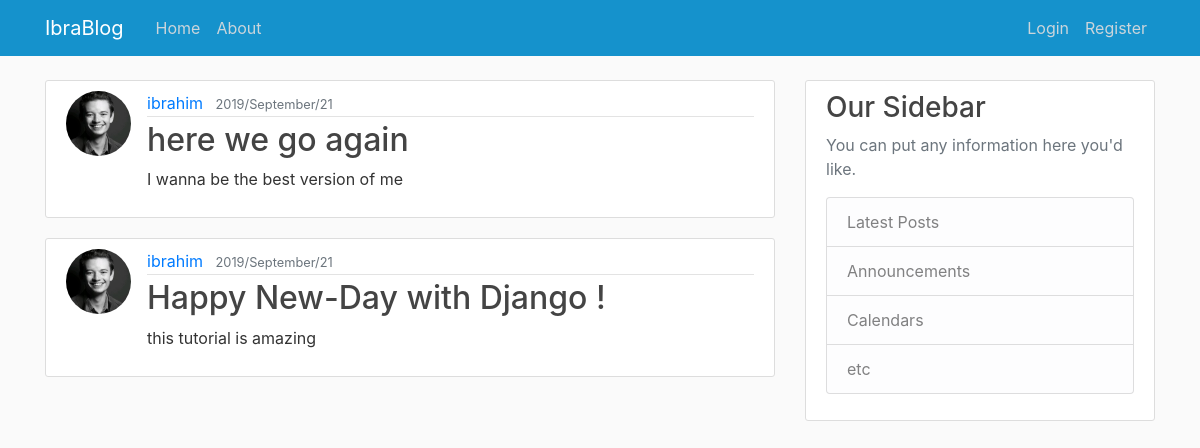
The page /blog/ on the database as committed earlier.
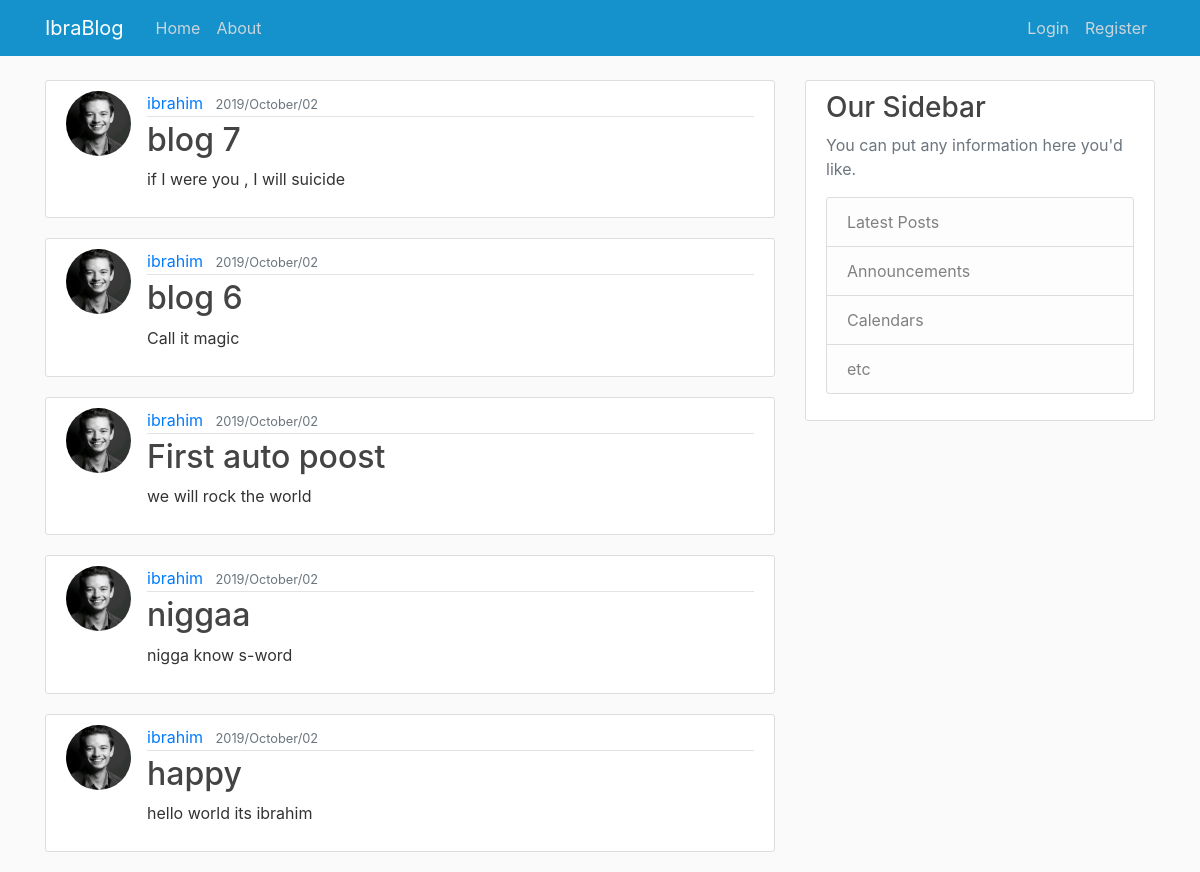
The same page on the database as committed later.
### blog/models.py (models this page shows, shortened)
class Post(models.Model):
    title = models.CharField(max_length=100) #CharField used for names restricted strings
    content = models.TextField() #unrestricted string there is "choices" parameter used for choose your own charfields
    date = models.DateTimeField(default=timezone.now())
    author = models.ForeignKey(User,on_delete=models.CASCADE)

### users/models.py (models this page shows, shortened)
class Profile(models.Model):
    user = models.OneToOneField(User,on_delete=models.CASCADE)
    image = models.ImageField(default ='default.jpeg',upload_to='profile_pics')

### blog/views.py (the view)
# urls.py: path('', PostListView.as_view(),name='blog-home'),
class PostListView(ListView):
    model = Post
    template_name = 'blog/home.html'
    context_object_name = 'posts'
    ordering = ['-date']
    paginate_by = 5

### blog/templates/blog/home.html
{%extends "blog/base.html" %}
{% block content %}
{% for post in posts %}
<article class="media content-section">
  <img class="rounded-circle article-img" src={{post.author.profile.image.url}}>
  <div class="media-body">
    <div class="article-metadata">
      <a class="mr-2" href="#">{{ post.author }}</a>
      <small class="text-muted">{{ post.date |date:"Y/F/d" }}</small>
    </div>
    <h2><a class="article-title" href="{% url 'post-detail' post.id %}">{{ post.title }}</a></h2>
    <p class="article-content">{{ post.content }}</p>
  </div>
</article>{% endfor %}
{% endblock %}

Rows that differ between the two databases and show on the page:
no longer on this page (row unchanged): Post: author.profile.image (picture), author "ibrahim", date "2019/September/21", title "here we go again", content "I wanna be the best version of me"
no longer on this page (row unchanged): Post: author.profile.image (picture), author "ibrahim", date "2019/September/21", title "Happy New-Day with Django !", content "this tutorial is amazing"
added Post: author.profile.image (picture), author "ibrahim", date "2019/October/02", title "blog 7", content "if I were you , I will suicide"
added Post: author.profile.image (picture), author "ibrahim", date "2019/October/02", title "blog 6", content "Call it magic"
added Post: author.profile.image (picture), author "ibrahim", date "2019/October/02", title "First auto poost", content "we will rock the world"
added Post: author.profile.image (picture), author "ibrahim", date "2019/October/02", title "niggaa", content "nigga know s-word"
added Post: author.profile.image (picture), author "ibrahim", date "2019/October/02", title "happy", content "hello world its ibrahim"
